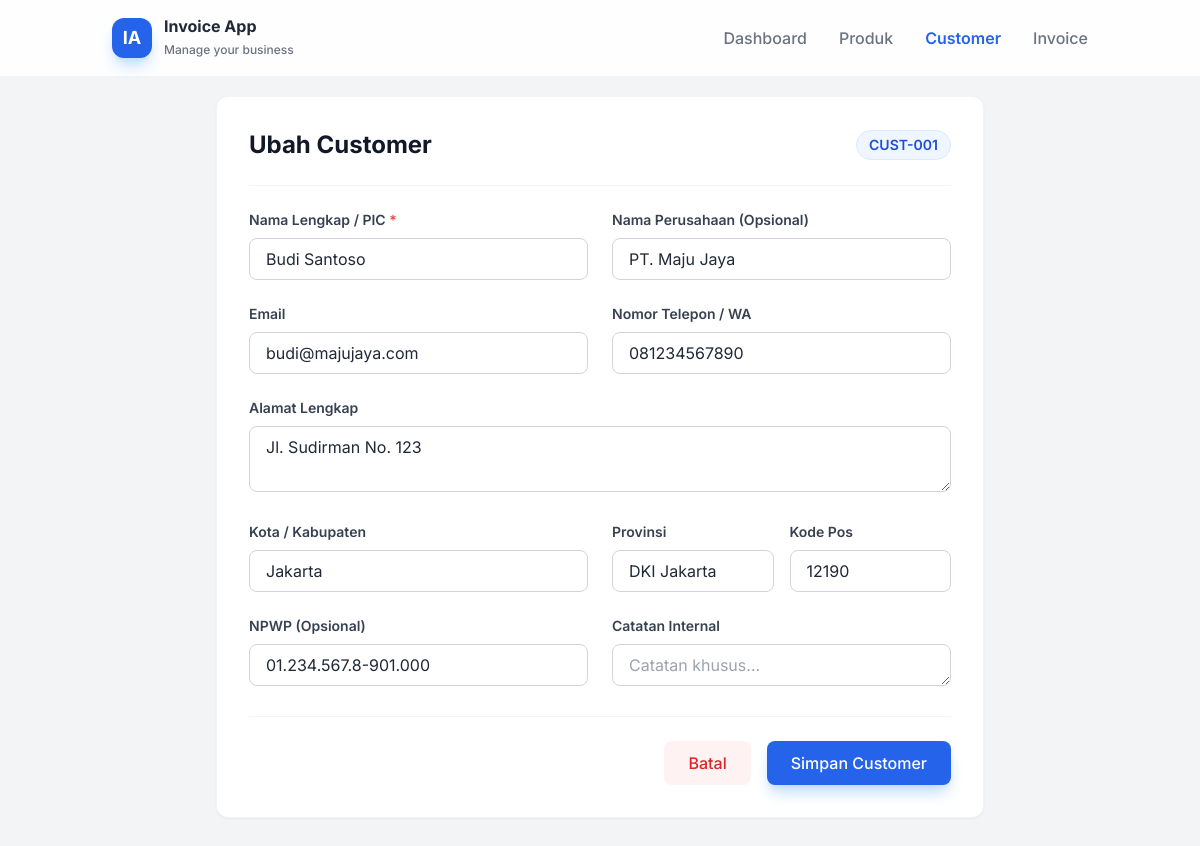
The app's page /page/customers/form.php?id=1 with its own data.
### tables this page shows
CREATE TABLE IF NOT EXISTS `customers` (
  `id` int(11) NOT NULL AUTO_INCREMENT,
  `code` varchar(50) DEFAULT NULL,
  `name` varchar(255) NOT NULL,
  `company` varchar(255) DEFAULT NULL,
  `email` varchar(255) DEFAULT NULL,
  `phone` varchar(50) DEFAULT NULL,
  `address` text DEFAULT NULL,
  `city` varchar(100) DEFAULT NULL,
  `province` varchar(100) DEFAULT NULL,
  `postal_code` varchar(20) DEFAULT NULL,
  `tax_id` varchar(50) DEFAULT NULL COMMENT 'NPWP',
  `notes` text DEFAULT NULL,
  `is_active` tinyint(1) NOT NULL DEFAULT 1,
  `created_at` timestamp NOT NULL DEFAULT CURRENT_TIMESTAMP,
  `updated_at` timestamp NOT NULL DEFAULT CURRENT_TIMESTAMP ON UPDATE CURRENT_TIMESTAMP,
  PRIMARY KEY (`id`),
  UNIQUE KEY `code` (`code`),
  KEY `email` (`email`),
  KEY `is_active` (`is_active`)
);

### page/customers/form.php (the view, shortened to what this page needs)
<?php
$db = getDB();
$id = $_GET['id'] ?? null;
$customer = [
    'code' => '',
    'name' => '',
    'company' => '',
    'email' => '',
    'phone' => '',
    'address' => '',
    'city' => '',
    'province' => '',
    'postal_code' => '',
    'tax_id' => '',
    'notes' => ''
];
$isEdit = false;
if ($id) {
    $stmt = $db->prepare("SELECT * FROM customers WHERE id = ?");
    $stmt->execute([$id]);
    $data = $stmt->fetch();
    if ($data) {
        $customer = $data;
        $isEdit = true;
    }
} else {
    $customer['code'] = 'CST-' . strtoupper(substr(uniqid(), -5));
}
?>
<!DOCTYPE html>
<html lang="id">
<head>
    <script src="https://cdn.tailwindcss.com"></script>
</head>
<body class="text-gray-800">
    <nav class="glass-header fixed w-full z-10 top-0">
        <div class="container mx-auto px-6 py-4">
            <div class="flex items-center justify-between">
                <div class="flex items-center gap-3">
                    <div class="w-10 h-10 bg-blue-600 rounded-xl flex items-center justify-center text-white font-bold text-lg shadow-lg shadow-blue-200">
                        IA
                    </div>
                    <div>
                        <span class="block font-bold text-gray-800 leading-tight">Invoice App</span>
                        <span class="text-xs text-gray-500 font-medium">Manage your business</span>
                    </div>
                </div>
                <div class="hidden md:flex items-center gap-8">
                    <a href="../../index.php" class="text-gray-500 hover:text-blue-600 font-medium transition duration-200">Dashboard</a>
                    <a href="../products/list.php" class="text-gray-500 hover:text-blue-600 font-medium transition duration-200">Produk</a>
                    <a href="list.php" class="text-blue-600 font-semibold transition duration-200">Customer</a>
                    <a href="../invoices/list.php" class="text-gray-500 hover:text-blue-600 font-medium transition duration-200">Invoice</a>
                </div>
            </div>
        </div>
    </nav>
    <main class="container mx-auto px-4 md:px-6 pt-24 pb-12">
        <div class="max-w-3xl mx-auto">
            <form action="save_customer.php" method="POST" class="bg-white rounded-xl shadow-sm border border-gray-100 p-6 md:p-8">
                <div class="flex flex-col md:flex-row md:justify-between md:items-center gap-4 mb-6">
                    <h1 class="text-2xl font-bold text-gray-900"><?php echo $isEdit ? 'Ubah Customer' : 'Tambah Customer'; ?></h1>
                    <div class="self-start md:self-auto px-3 py-1 bg-blue-50 text-blue-700 rounded-full text-sm font-semibold border border-blue-100">
                        <?php echo htmlspecialchars($customer['code']); ?>
                    </div>
                </div>
                <hr class="border-gray-100 mb-6">
                <div class="grid grid-cols-1 md:grid-cols-2 gap-x-6 gap-y-6 mb-6">
                    <div class="col-span-1">
                        <label class="block text-sm font-semibold text-gray-700 mb-2">Nama Lengkap / PIC <span class="text-red-500">*</span></label>
                        <input type="text" name="name" required value="<?php echo htmlspecialchars($customer['name']); ?>"
                               class="w-full px-4 py-2 border border-gray-300 rounded-lg focus:ring-2 focus:ring-blue-500 focus:border-blue-500 outline-none transition placeholder-gray-400" placeholder="Contoh: Budi Santoso">
                    </div>
                    <div class="col-span-1">
                        <label class="block text-sm font-semibold text-gray-700 mb-2">Nama Perusahaan (Opsional)</label>
                        <input type="text" name="company" value="<?php echo htmlspecialchars($customer['company']); ?>"
                               class="w-full px-4 py-2 border border-gray-300 rounded-lg focus:ring-2 focus:ring-blue-500 focus:border-blue-500 outline-none transition placeholder-gray-400" placeholder="Contoh: PT. Maju Jaya">
                    </div>
                    <div class="col-span-1">
                        <label class="block text-sm font-semibold text-gray-700 mb-2">Email</label>
                        <input type="email" name="email" value="<?php echo htmlspecialchars($customer['email']); ?>"
                               class="w-full px-4 py-2 border border-gray-300 rounded-lg focus:ring-2 focus:ring-blue-500 focus:border-blue-500 outline-none transition placeholder-gray-400" placeholder="email@example.com">
                    </div>
                    <div class="col-span-1">
                        <label class="block text-sm font-semibold text-gray-700 mb-2">Nomor Telepon / WA</label>
                        <input type="text" name="phone" value="<?php echo htmlspecialchars($customer['phone']); ?>"
                               class="w-full px-4 py-2 border border-gray-300 rounded-lg focus:ring-2 focus:ring-blue-500 focus:border-blue-500 outline-none transition placeholder-gray-400" placeholder="08123456789">
                    </div>
                    <div class="col-span-1 md:col-span-2">
                        <label class="block text-sm font-semibold text-gray-700 mb-2">Alamat Lengkap</label>
                        <textarea name="address" rows="2" class="w-full px-4 py-2 border border-gray-300 rounded-lg focus:ring-2 focus:ring-blue-500 focus:border-blue-500 outline-none transition placeholder-gray-400" placeholder="Nama Jalan, No. Rumah, RT/RW..."><?php echo htmlspecialchars($customer['address']); ?></textarea>
                    </div>
                    <div class="col-span-1 md:col-span-1">
                        <label class="block text-sm font-semibold text-gray-700 mb-2">Kota / Kabupaten</label>
                        <input type="text" name="city" value="<?php echo htmlspecialchars($customer['city']); ?>"
                               class="w-full px-4 py-2 border border-gray-300 rounded-lg focus:ring-2 focus:ring-blue-500 focus:border-blue-500 outline-none transition placeholder-gray-400" placeholder="Contoh: Jakarta Selatan">
                    </div>
                    <div class="col-span-1 md:col-span-1">
                        <div class="grid grid-cols-2 gap-4">
                            <div>
                                <label class="block text-sm font-semibold text-gray-700 mb-2">Provinsi</label>
                                <input type="text" name="province" value="<?php echo htmlspecialchars($customer['province']); ?>"
                                       class="w-full px-4 py-2 border border-gray-300 rounded-lg focus:ring-2 focus:ring-blue-500 focus:border-blue-500 outline-none transition placeholder-gray-400" placeholder="DKI Jakarta">
                            </div>
                            <div>
                                <label class="block text-sm font-semibold text-gray-700 mb-2">Kode Pos</label>
                                <input type="text" name="postal_code" value="<?php echo htmlspecialchars($customer['postal_code']); ?>"
                                       class="w-full px-4 py-2 border border-gray-300 rounded-lg focus:ring-2 focus:ring-blue-500 focus:border-blue-500 outline-none transition placeholder-gray-400" placeholder="12xxx">
                            </div>
                        </div>
                    </div>
                    <div class="col-span-1">
                        <label class="block text-sm font-semibold text-gray-700 mb-2">NPWP (Opsional)</label>
                        <input type="text" name="tax_id" value="<?php echo htmlspecialchars($customer['tax_id']); ?>"
                               class="w-full px-4 py-2 border border-gray-300 rounded-lg focus:ring-2 focus:ring-blue-500 focus:border-blue-500 outline-none transition placeholder-gray-400" placeholder="Nomor NPWP">
                    </div>
                    <div class="col-span-1">
                        <label class="block text-sm font-semibold text-gray-700 mb-2">Catatan Internal</label>
                        <textarea name="notes" rows="1" class="w-full px-4 py-2 border border-gray-300 rounded-lg focus:ring-2 focus:ring-blue-500 focus:border-blue-500 outline-none transition placeholder-gray-400" placeholder="Catatan khusus..."><?php echo htmlspecialchars($customer['notes']); ?></textarea>
                    </div>
                </div>
                <div class="flex flex-col-reverse md:flex-row justify-end gap-4 pt-6 border-t border-gray-100">
                    <a href="list.php" class="text-center px-6 py-2.5 bg-red-50 text-red-600 font-medium rounded-lg hover:bg-red-100 transition transform hover:-translate-y-0.5">Batal</a>
                    <button type="submit" class="px-6 py-2.5 bg-blue-600 text-white font-medium rounded-lg hover:bg-blue-700 shadow-lg shadow-blue-200 transition transform hover:-translate-y-0.5">
                        Simpan Customer
                    </button>
                </div>
            </form>
        </div>
    </main>
</body>
</html>

### page/customers/form.php (style rules this page uses)
body { font-family: 'Inter', sans-serif; background-color: #f3f4f6; }
.glass-header { background: rgba(255, 255, 255, 0.9); backdrop-filter: blur(10px); border-bottom: 1px solid rgba(229, 231, 235, 0.5); }

### records on screen
customers: code "CUST-001", name "Budi Santoso", company "PT. Maju Jaya", email "budi@majujaya.com", phone "081234567890", address "Jl. Sudirman No. 123", city "Jakarta", province "DKI Jakarta", postal_code "12190", tax_id "01.234.567.8-901.000"
